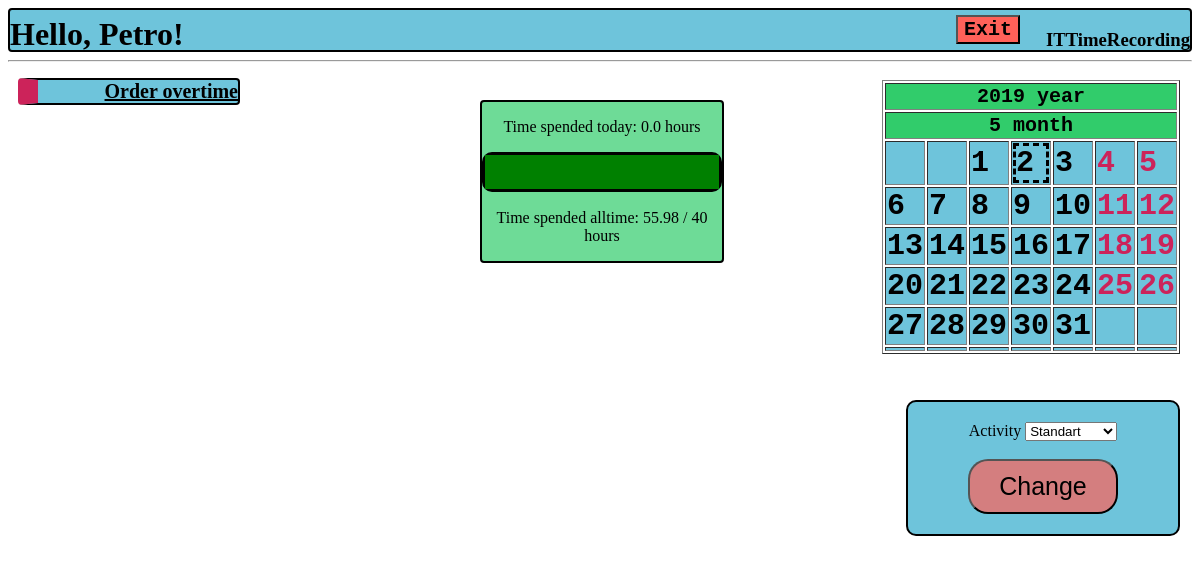
/home/me/ (signed in), run on the app's committed database.
### rec/models.py (models this page shows, shortened)
class User(db.Model):
    __tablename__ = 'USER'
    login = db.Column('LOGIN', db.String(20), primary_key=True)
    password = db.Column('PASSWORD', db.String(20), nullable=False)
    salary = db.Column('SALARY', db.INTEGER)
    worktime = db.Column('WORKTIME', db.INTEGER)
    username = db.Column('USERNAME', db.String(50), nullable=False)
    role = db.Column('ROLE_NAME', db.String(15), nullable=False )

class Manager(User):
    def start_dev_day(self, user, activity):
        target = User.query.filter_by(login=user).first()
        target.start_day(activity)
        db.session.commit()

### rec/login/views.py (the view)
@mod.route('/me/')
@requires_login
def home():
    date = datetime.date.today()
    day = Day(date, 1, 1)
    cal = Calendar.get_month(day)
    menu = []
    if g.user.role == 'Developer':
        menu.append(['Order overtime', 'TakeOvertime'])
    if g.user.role == 'Manager':
        menu.append(['Change user activity', 'ChangeUserActivity'])
        menu.append(['Workday managing', 'ManageWorkday'])
        menu.append(['Registration of new worker', 'Register'])
        menu.append(['Delete user', 'Delete'])
    return render_template("homepage.html",
                           user=g.user,
                           menu=menu,
                           date=date,
                           cal=cal,
                           norms=session['normative'],
                           time=Workday.query.filter_by(id=session["workday_id"]).first().time + session['time'])

### rec/login/views.py (called while the page is built)
@mod.before_request
def before_request():
    if 'start' in session:
        session['now'] = time.monotonic()
        session['time'] = session['now'] - session['start']
    g.user = None
    if 'user_login' in session:
        g.user = User.query.get(session['user_login'])

### rec/templates/homepage.html (shortened to what this page needs)
<!DOCTYPE html>
{% extends "base.html" %}
{% block body %}
    <body link="black">
    <div class="hello"><h1>Hello, {{ user.username }}!</h1></div>
    <div class="menu">
    <ul>
    {% set role = user.role %}
    {% for item in menu %}
        <li>
            {% set url = role+"."+item[1] %}
            <a href = {{ url_for(url)}}>{{ item[0] }}</a>
        </li>
    {% endfor %}
    </ul>
    </div>
    <div class="progress_bar">
        <p> Time spended today: {{ (time/3660) | round(2)  }} hours </p>
        <progress max = {{ norms }} value = {{ (user.worktime/3660 + time/3660)|round(2) }}></progress>
        <p> Time spended alltime: {{ (user.worktime/3600) | round(2) + (time/3660) | round(2)}} / {{ norms | round }} hours</p>
    </div>
    {% include "calendar.html" %}
    <div class="activity">
        <form method="post">
            <label for="activity"> Activity </label>
            <select name="activity" id="activity">
                <option value="Standart">Standart</option>
            </select>
            <br>
            <br>
            <input class="button" type="submit" name="activity" value="Change" formaction="{{ url_for('rec.activity') }}">
        </form>
    </div>
    <form method="post">
    <input class="exit" type="submit" name="exit" value="Exit" formaction="{{ url_for('rec.exit') }}">
    </form>
</body>
{% endblock %}

### rec/templates/base.html (shortened to what this page needs)
{% block content %}
<link rel="stylesheet" href="/static/css/main.css" />
<div class="header"><h3 align="right">ITTimeRecording</h3></div>
<hr>
{% endblock %}
{% block body %}
{% endblock %}

### rec/templates/calendar.html
<link rel="stylesheet" href="/static/css/main.css" />
<div class = "calendar">
<form method="post">
    <table border="1">
        <tr>
            <th colspan="7">{{ date.year }} year</th>
        </tr>
        <tr>
            <th colspan="7">{{ date.month }} month</th>
        </tr>
        {% for week in cal %}
            <tr>
                {% for day in week %}
                    <td>
                    {% if  day.date == date.day %}
                        <div class="today">
                    {% endif %}
                    {% if day.form == "Vacancy" %}
                        <div class="vacancy">{{ day.date }}</div>
                    {% endif %}
                    {% if day.form == "Work" %}
                        <div>{{ day.date }}</div>
                    {% endif %}
                    {% if  day.date == date.day %}
                        </div>
                    {% endif %}
                    </td>
                {% endfor %}
            </tr>
        {% endfor %}
    </table>
</form>
</div>

### rec/static/css/main.css (style rules this page uses)
body { background-color: #57FFC6; background: url("work.jpg"); background-size: 900px 900px; font-family: Gothic; }
.activity { background: rgba(49, 171, 204, 0.7); text-align: center; padding: 20px; border-radius: 10px; border: black solid 2px; position:absolute; top: 400px; right: 20px; width: 230px; }
.header { height: 40px; background-color: rgba(49, 171, 204, 0.7); border: black solid 2px; border-radius: 4px; }
.button { background-color: rgba(255, 97, 89, 0.7); width: 150px; height: 55px; font-size: 25px; border-radius: 20px; }
.progress_bar { width: 20%; position:absolute; top: 100px; left: 40%; right: 40%; background-color: rgba(49, 204, 107, 0.7); border: black solid 2px; border-radius: 4px; }
.progress_bar progress { color: #31ABCC; width: 100%; height: 40px; border: black solid 3px; border-radius: 10px; }
.progress_bar p { color: black; text-align: center; }
.menu ul { list-style-type: none; padding-left: 10px; color: black; }
.menu li { font-size: 20px; width: 200px; background-color: rgba(49, 171, 204, 0.7); text-align: right; border: black solid 2px; border-radius: 4px; border-left: #CC235A solid 20px; font-weight: bolder; }
.calendar { position: absolute; top: 80px; right: 20px; }
.calendar .vacancy { color: #CC235A; }
.calendar td { background-color: rgba(49, 171, 204, 0.7); font-size: 30px; font-family: monospace; font-weight: bold; }
.calendar th { background-color: #31CC6B; font-size: 20px; font-family: monospace; font-weight: bold; }
.calendar .today { border: dashed; }
.exit { background-color: #ff6159; font-size: 20px; font-family: monospace; font-weight: bold; text-align: center; position: absolute; top: 15px; right: 180px; }
.hello { position: absolute; top: -5px; left: 10px; }

### data on the page
Manager: username "Petro", (user.worktime/3600)|round(2)+(time/3660)|round(2) "55.98"

### other printed values
{{ item[0] }} "Order overtime"
{{ (time/3660) | round(2) }} "0.0"
{{ norms | round }} "40"
{{ date.year }} "2019"
{{ date.month }} "5"
{{ day.date }} "1" "2" "3" "6" "7" "8" "9" "10" "13" "14" "15" "16" "17" "20" "21" "22" "23" "24" "27" "28" "29" "30" "31"
{{ day.date }} "4" "5" "11" "12" "18" "19" "25" "26"
